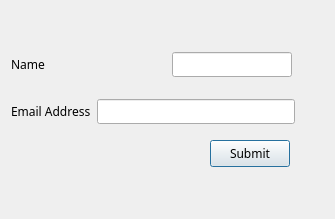
<?xml version="1.0" encoding="UTF-8"?>
<ui version="4.0">
 <class>Dialog</class>
 <widget class="QDialog" name="Dialog">
  <property name="geometry">
   <rect>
    <x>0</x>
    <y>0</y>
    <width>335</width>
    <height>219</height>
   </rect>
  </property>
  <property name="font">
   <font>
    <family>Monaco</family>
   </font>
  </property>
  <property name="windowTitle">
   <string>Dialog</string>
  </property>
  <widget class="QPushButton" name="pushButton">
   <property name="geometry">
    <rect>
     <x>210</x>
     <y>140</y>
     <width>80</width>
     <height>27</height>
    </rect>
   </property>
   <property name="text">
    <string>Submit</string>
   </property>
  </widget>
  <widget class="QWidget" name="">
   <property name="geometry">
    <rect>
     <x>11</x>
     <y>50</y>
     <width>281</width>
     <height>29</height>
    </rect>
   </property>
   <layout class="QHBoxLayout" name="horizontalLayout">
    <item>
     <widget class="QLabel" name="label">
      <property name="text">
       <string>Name</string>
      </property>
     </widget>
    </item>
    <item>
     <spacer name="horizontalSpacer">
      <property name="orientation">
       <enum>Qt::Horizontal</enum>
      </property>
      <property name="sizeHint" stdset="0">
       <size>
        <width>40</width>
        <height>20</height>
       </size>
      </property>
     </spacer>
    </item>
    <item>
     <widget class="QLineEdit" name="lineEdit_2"/>
    </item>
   </layout>
  </widget>
  <widget class="QWidget" name="">
   <property name="geometry">
    <rect>
     <x>11</x>
     <y>97</y>
     <width>284</width>
     <height>29</height>
    </rect>
   </property>
   <layout class="QHBoxLayout" name="horizontalLayout_2">
    <item>
     <widget class="QLabel" name="label_2">
      <property name="text">
       <string>Email Address</string>
      </property>
     </widget>
    </item>
    <item>
     <widget class="QLineEdit" name="lineEdit"/>
    </item>
   </layout>
  </widget>
 </widget>
 <resources/>
 <connections/>
</ui>
